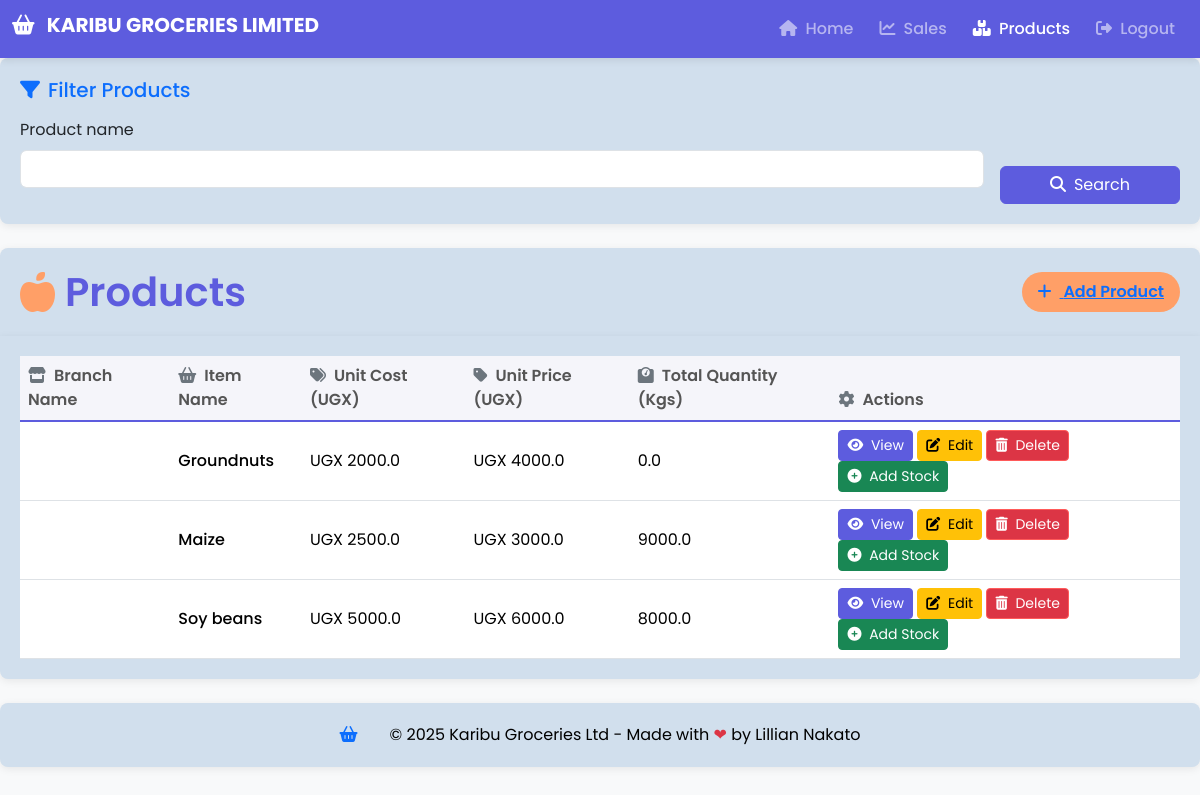
The page /products/ (signed in) on the database its author committed.
### kgl_app/models.py (models this page shows, shortened)
class Product(models.Model):
    product_name = models.CharField(max_length=50, blank=False, null=False)
    branch = models.ForeignKey(Branch, on_delete=models.CASCADE, blank=False, null=False,default='')
    product_type = models.CharField(max_length=50, blank=True)
    time_of_produce = models.CharField(max_length=50, blank=True)
    stock_contact = models.CharField(max_length=50, blank=True)
    source = models.CharField(max_length=50)
    cost = models.FloatField(default=2)
    unit_cost = models.FloatField(default=2)
    unit_price = models.FloatField(default=2)
    total_quantity = models.FloatField(default=2)
    received_quantity = models.FloatField(default=2)
    issued_quantity = models.FloatField(default=2)
    date = models.DateField(auto_now_add=True)

### kgl_app/views.py (the view)
# urls.py: path('products/', views.products, name='products'),
@login_required
def products(request):
    if request.user.is_owner:
        products = Product.objects.all().order_by('id')
    else:
        products = Product.objects.filter(branch=request.user.branch).order_by('id')
    product_filters = ProductFilter(request.GET, queryset=products)
    products = product_filters.qs
    return render(request, "kgl_app/products.html", {'products': products, 'product_filters': product_filters})

### kgl_app/templates/kgl_app/products.html (shortened to what this page needs)
{% extends 'kgl_app/base.html' %}
{% load static %}
{% load crispy_forms_tags %}
{% block content %}
<link rel="stylesheet" href="{% static 'css/products.css' %}">
<div class="filter-container mb-4">
    <h5 class="mb-3 text-primary"><i class="fas fa-filter me-2"></i>Filter Products</h5>
    <form method="GET" class="row g-3 align-items-end">
        <div class="col-md-10">
            {{ product_filters.form|crispy }}
        </div>
        <div class="col-md-2 d-grid">
            <button type="submit" class="btn btn-primary">
                <i class="fas fa-search me-2"></i>Search
            </button>
        </div>
    </form>
</div>
<section class="table_header">
    <h1><i class="fas fa-apple-alt"></i> Products</h1>
    {% if user.is_manager %}
    <button class="add-product-btn">
        <a href="{% url 'addproduct' %}">
            <i class="fas fa-plus"></i> Add Product
        </a>
    </button>
    {% endif %}
</section>
<section class="table_body mb-4">
    <div class="table-responsive">
        <table class="table align-middle">
            <thead>
                <tr>
                    <th><i class="fas fa-store me-2 text-secondary"></i>Branch Name</th>
                    <th><i class="fas fa-shopping-basket me-2 text-secondary"></i>Item Name</th>
                    <th><i class="fas fa-tags me-2 text-secondary"></i>Unit Cost (UGX)</th>
                    <th><i class="fas fa-tag me-2 text-secondary"></i>Unit Price (UGX)</th>
                    <th><i class="fas fa-weight me-2 text-secondary"></i>Total Quantity (Kgs)</th>
                    <th><i class="fas fa-cog me-2 text-secondary"></i>Actions</th>
                </tr>
            </thead>
            <tbody>
                {% for product in products %}
                <tr>
                    <td>{{ product.branch_name }}</td>
                    <td class="fw-medium">{{ product.product_name }}</td>
                    <td>UGX {{ product.unit_cost }}</td>
                    <td>UGX {{ product.unit_price }}</td>
                    <td>{{ product.total_quantity }}</td>
                    <td>
                        <a href="{% url 'productdetail' product.id %}" class="btn btn-primary btn-sm">
                            <i class="fas fa-eye me-1"></i> View
                        </a>
                        {% if user.is_manager %}
                        <a href="{% url 'edit_product' product.id %}" class="btn btn-warning btn-sm">
                            <i class="fas fa-edit me-1"></i> Edit
                        </a>
                        <a href="{% url 'delete_product' product.id %}" class="btn btn-danger btn-sm"
                            onclick="return confirm('Are you sure you want to delete this item?');">
                            <i class="fas fa-trash-alt me-1"></i> Delete
                        </a>
                        <a href="{% url 'add_to_stock' product.id %}" class="btn btn-success btn-sm">
                            <i class="fas fa-plus-circle me-1"></i> Add Stock
                        </a>
                        {% endif %}
                    </td>
                </tr>
                {% endfor %}
            </tbody>
        </table>
    </div>
</section>
{% endblock %}

### kgl_app/static/css/products.css (style rules this page uses)
:root { --primary-color: #5D5CDE; --secondary-color: #FF9F67; --light-bg: #FFFFFF; --dark-bg: #181818; --dark-text: #F5F5F5; --border-radius: 8px; }
body { font-family: 'Poppins', sans-serif; background-color: #f8f9fa; }
.filter-container, .table_header, .table_body, footer { background-color: #d1dfed; border-radius: var(--border-radius); box-shadow: 0 2px 8px rgba(0, 0, 0, 0.08); padding: 20px; }
.table_header { display: flex; justify-content: space-between; align-items: center; border-radius: var(--border-radius) var(--border-radius) 0 0; margin-bottom: 0; }
.table_header h1 { font-weight: 600; color: var(--primary-color); margin: 0; display: flex; align-items: center; }
.table_header h1 i { margin-right: 10px; color: var(--secondary-color); }
.table_body { border-radius: 0 0 var(--border-radius) var(--border-radius); }
.table { margin-bottom: 0; }
.table thead th { background-color: #f5f5fa; color: #555; font-weight: 600; border-bottom: 2px solid var(--primary-color); }
.table tbody tr:nth-child(odd) { background-color: #fafafa; }
.btn-primary { background-color: var(--primary-color); border-color: var(--primary-color); }
.btn-danger { border-color: #ff5a5a; }
.add-product-btn { background-color: var(--secondary-color); color: white; border: none; border-radius: 20px; padding: 8px 16px; font-weight: 600; }
.add-product-btn i { margin-right: 8px; }

### rows shown on the page
Product: product_name "Groundnuts", unit_cost "2000.0", unit_price "4000.0", total_quantity "0.0"
Product: product_name "Maize", unit_cost "2500.0", unit_price "3000.0", total_quantity "9000.0"
Product: product_name "Soy beans", unit_cost "5000.0", unit_price "6000.0", total_quantity "8000.0"
